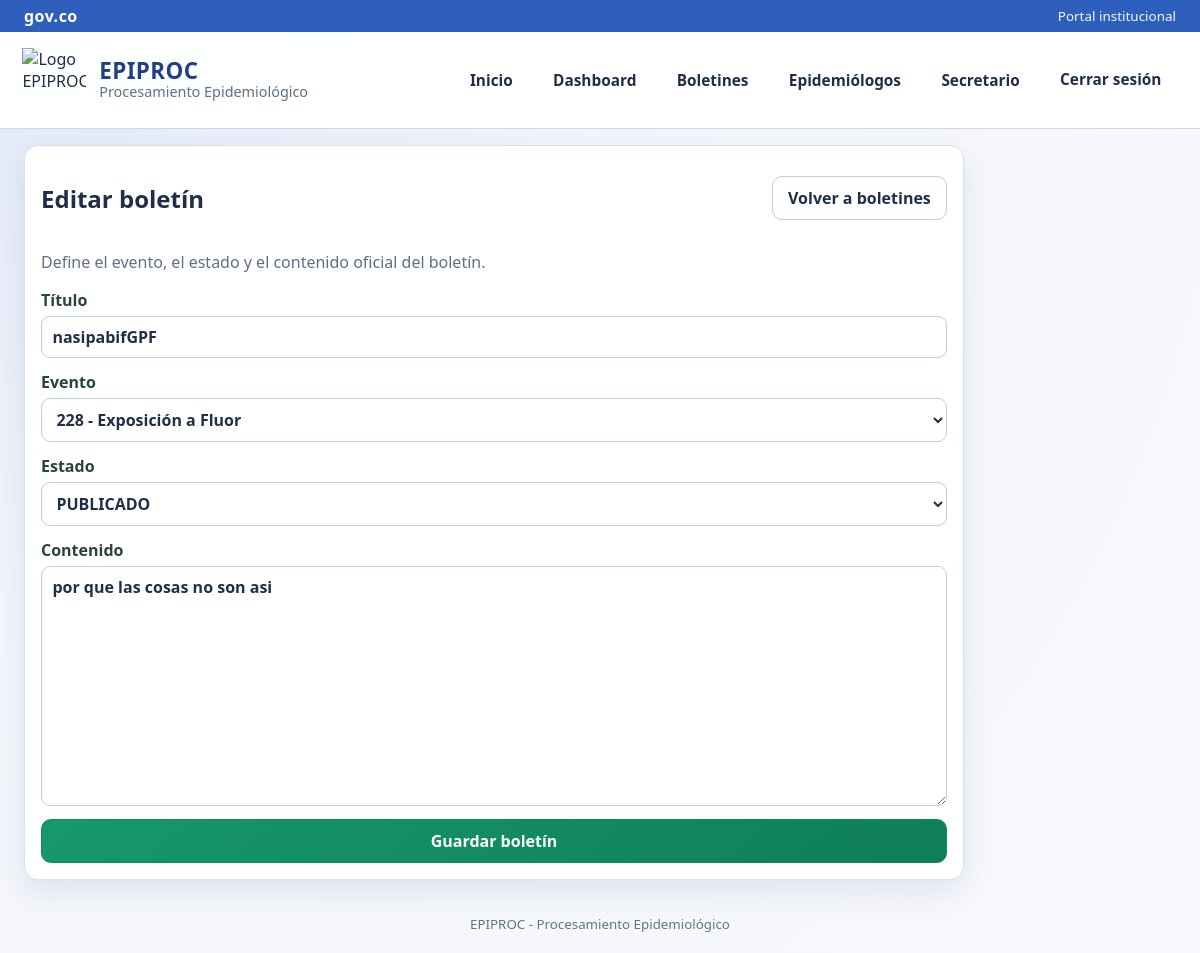
The page /admin/boletines/2/editar (signed in) on the database as committed earlier.
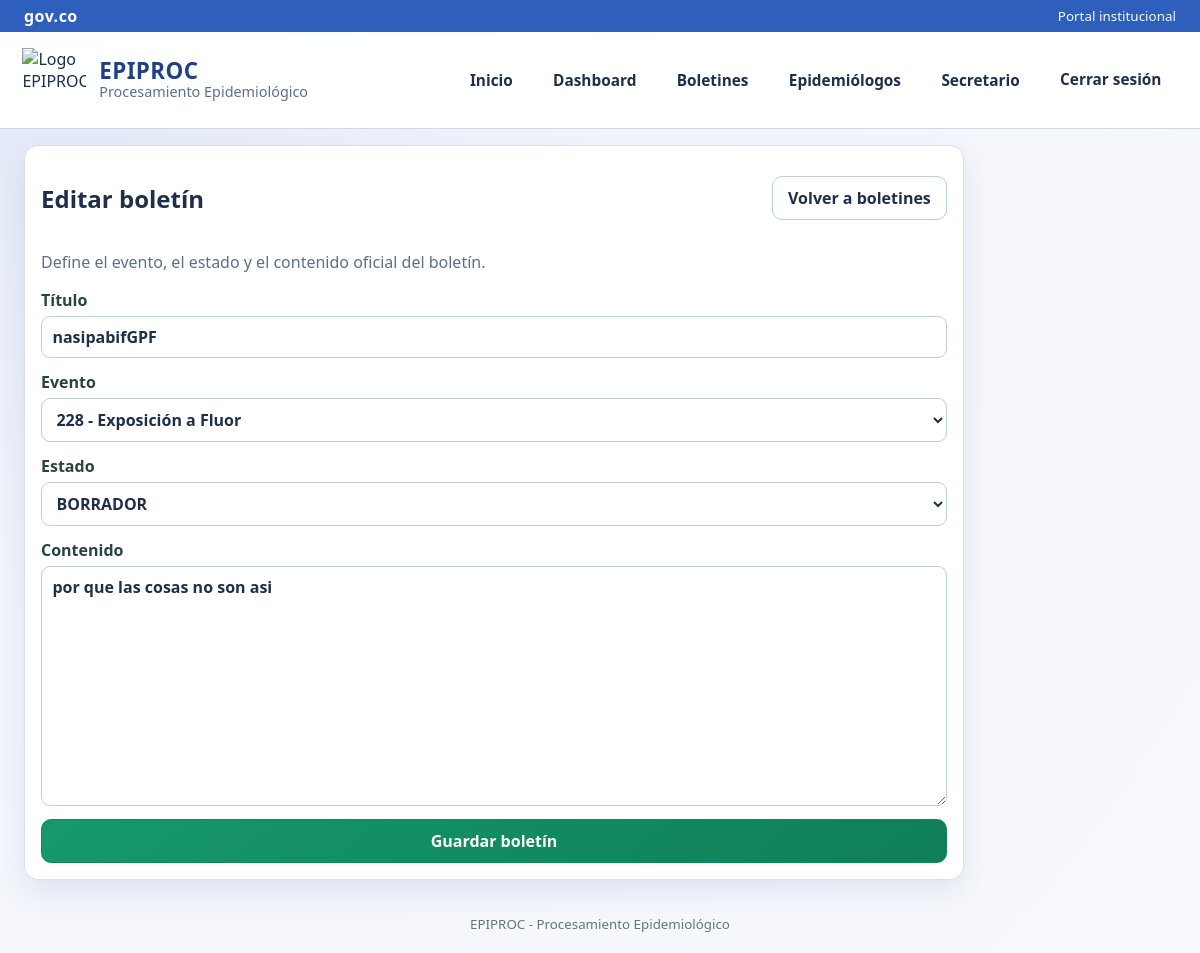
The same page on the database as committed later.
### epiproc_web/models.py (models this page shows)
class Bulletin(db.Model):
    __tablename__ = "bulletins"
    id = db.Column(db.Integer, primary_key=True)
    title = db.Column(db.String(250), nullable=False)
    content = db.Column(db.Text, nullable=False)
    status = db.Column(db.String(20), nullable=False, default=BulletinStatus.BORRADOR)
    event_code = db.Column(db.Integer, db.ForeignKey("events.code"), nullable=False, index=True)
    author_id = db.Column(db.Integer, db.ForeignKey("users.id"), nullable=False, index=True)
    created_at = db.Column(db.DateTime, default=datetime.utcnow, nullable=False)
    updated_at = db.Column(db.DateTime, default=datetime.utcnow, onupdate=datetime.utcnow, nullable=False)
    published_at = db.Column(db.DateTime, nullable=True)
    author = db.relationship("User", back_populates="bulletins")
    event = db.relationship("Event", back_populates="bulletins")

class Event(db.Model):
    __tablename__ = "events"
    code = db.Column(db.Integer, primary_key=True)
    name = db.Column(db.String(200), nullable=False)
    active = db.Column(db.Boolean, default=True, nullable=False)
    users = db.relationship("User", backref="assigned_event", lazy=True)
    bulletins = db.relationship("Bulletin", back_populates="event", lazy=True)

### epiproc_web/app.py (the view)
    @app.route("/admin/boletines/<int:bulletin_id>/editar", methods=["GET", "POST"])
    @role_required(UserRole.SECRETARIO)
    def admin_bulletin_edit(bulletin_id: int):
        bulletin = Bulletin.query.get_or_404(bulletin_id)
        return _save_bulletin_form(user=current_user(), is_admin=True, bulletin=bulletin)

### epiproc_web/app.py (called while the page is built)
def current_user() -> Optional[User]:
    uid = session.get("user_id")
    if not uid:
        return None
    return User.query.get(uid)

def login_required(view):
    @wraps(view)
    def wrapped(*args, **kwargs):
        user = current_user()
        if not user:
            flash("Debes iniciar sesión para continuar.", "error")
            return redirect(url_for("login", next=request.path))
        if not user.is_active:
            session.clear()
            flash("Tu usuario está inactivo. Contacta al Secretario de Salud.", "error")
            return redirect(url_for("login"))
        return view(*args, **kwargs)
    return wrapped

def role_required(*roles: str):
    def decorator(view):
        @wraps(view)
        @login_required
        def wrapped(*args, **kwargs):
            user = current_user()
            if not user or user.role not in roles:
                abort(403)
            return view(*args, **kwargs)
        return wrapped
    return decorator

### epiproc_web/templates/admin_bulletin_form.html (shortened to what this page needs)
{% extends 'base.html' %}
{% block content %}
<section class="card form-card secretary-form-card">
    <div class="secretary-form-head">
        <h2>{{ 'Editar boletín' if bulletin else 'Nuevo boletín' }}</h2>
        <a class="btn" href="{{ url_for('admin_bulletins') }}">Volver a boletines</a>
    </div>
    <p class="muted">Define el evento, el estado y el contenido oficial del boletín.</p>
    <form method="post" class="form-grid" novalidate>
        <label>Título
            <input type="text" name="title" required minlength="6" maxlength="180" value="{{ bulletin.title if bulletin else '' }}">
        </label>
        <label>Evento
            <select name="event_code" required>
                {% for e in eventos %}
                    <option value="{{ e.code }}" {% if bulletin and bulletin.event_code == e.code %}selected{% endif %}>{{ e.code }} - {{ e.name }}</option>
                {% endfor %}
            </select>
        </label>
        <label>Estado
            <select name="status" required>
                <option value="BORRADOR" {% if bulletin and bulletin.status == 'BORRADOR' %}selected{% endif %}>BORRADOR</option>
                <option value="PUBLICADO" {% if bulletin and bulletin.status == 'PUBLICADO' %}selected{% endif %}>PUBLICADO</option>
            </select>
        </label>
        <label>Contenido
            <textarea name="content" rows="10" minlength="20" required>{{ bulletin.content if bulletin else '' }}</textarea>
        </label>
        <button class="btn btn-primary" type="submit">Guardar boletín</button>
    </form>
</section>
{% endblock %}

Rows that differ between the two databases and show on the page:
changed Bulletin "nasipabifGPF": status "PUBLICADO" → "BORRADOR"
